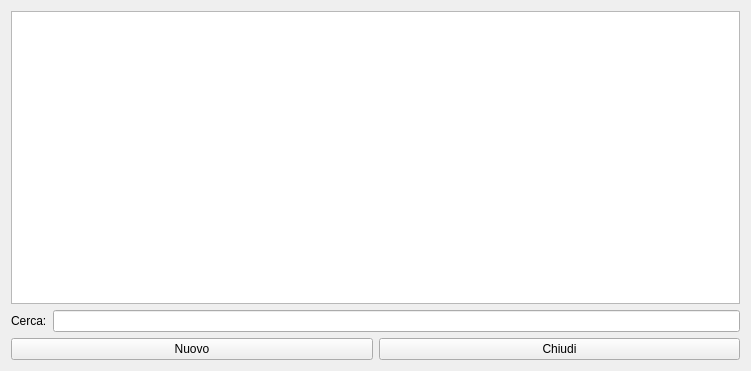
<?xml version="1.0" encoding="UTF-8"?>
<ui version="4.0">
 <class>CTipiAnagrafici</class>
 <widget class="QWidget" name="CTipiAnagrafici">
  <property name="windowModality">
   <enum>Qt::ApplicationModal</enum>
  </property>
  <property name="geometry">
   <rect>
    <x>0</x>
    <y>0</y>
    <width>751</width>
    <height>371</height>
   </rect>
  </property>
  <property name="windowTitle">
   <string>Tipi Anagrafici</string>
  </property>
  <property name="windowIcon">
   <iconset resource="graphics.qrc">
    <normaloff>:/Resources/Users.png</normaloff>:/Resources/Users.png</iconset>
  </property>
  <layout class="QVBoxLayout" name="verticalLayout">
   <item>
    <widget class="QTableView" name="tableView">
     <property name="alternatingRowColors">
      <bool>true</bool>
     </property>
     <property name="selectionMode">
      <enum>QAbstractItemView::SingleSelection</enum>
     </property>
     <property name="selectionBehavior">
      <enum>QAbstractItemView::SelectRows</enum>
     </property>
    </widget>
   </item>
   <item>
    <layout class="QHBoxLayout" name="horizontalLayout_2">
     <item>
      <widget class="QLabel" name="label">
       <property name="text">
        <string>Cerca:</string>
       </property>
      </widget>
     </item>
     <item>
      <widget class="QLineEdit" name="lineEdit"/>
     </item>
    </layout>
   </item>
   <item>
    <layout class="QHBoxLayout" name="horizontalLayout">
     <item>
      <widget class="QPushButton" name="pushButton_3">
       <property name="text">
        <string>Nuovo</string>
       </property>
       <property name="icon">
        <iconset resource="graphics.qrc">
         <normaloff>:/Resources/ManageUsers.png</normaloff>:/Resources/ManageUsers.png</iconset>
       </property>
       <property name="iconSize">
        <size>
         <width>32</width>
         <height>32</height>
        </size>
       </property>
      </widget>
     </item>
     <item>
      <widget class="QPushButton" name="pushButton_2">
       <property name="text">
        <string>Chiudi</string>
       </property>
       <property name="icon">
        <iconset resource="graphics.qrc">
         <normaloff>:/Resources/Actions-window-close-icon.png</normaloff>:/Resources/Actions-window-close-icon.png</iconset>
       </property>
       <property name="iconSize">
        <size>
         <width>32</width>
         <height>32</height>
        </size>
       </property>
      </widget>
     </item>
    </layout>
   </item>
  </layout>
 </widget>
 <resources>
  <include location="graphics.qrc"/>
 </resources>
 <connections/>
</ui>
